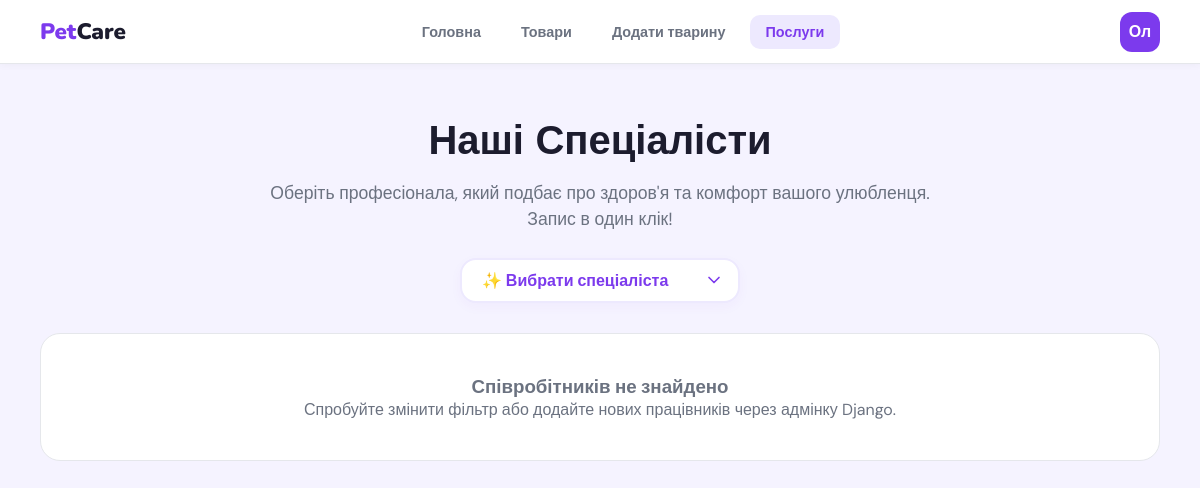
/servises/ (signed in), run on an earlier commit of the app's database.
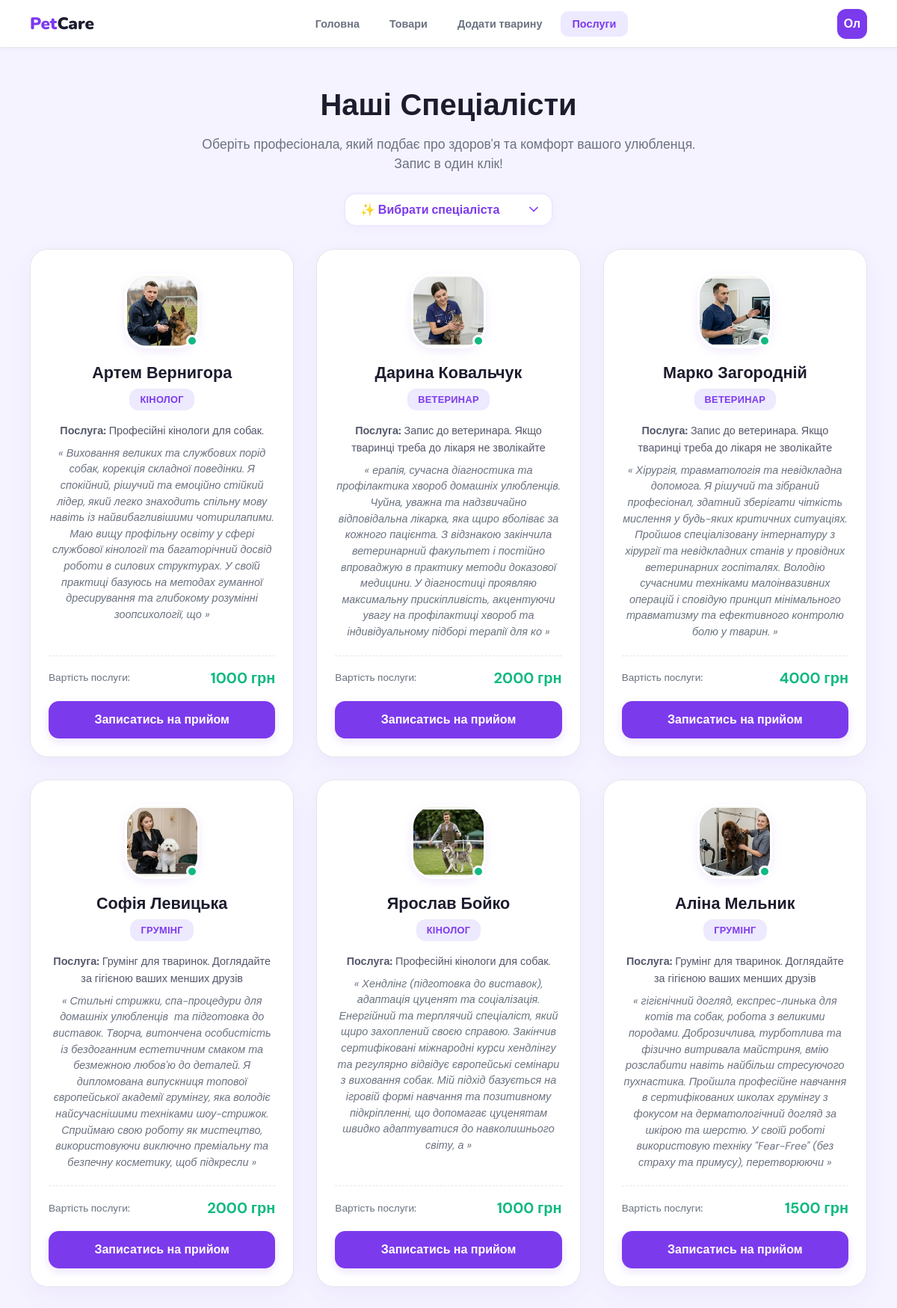
And on a later commit of the database.
### servises/models.py (models this page shows, shortened)
class Employee(models.Model):
    name = models.CharField(max_length=200)
    profession = models.ForeignKey(
        Servises,
        on_delete=models.CASCADE
    )
    descrp = models.CharField(max_length=400,verbose_name='ваш опис',default='я працівник')
    price = models.PositiveIntegerField(default=1000, verbose_name='ціна')
    img = models.ImageField(upload_to='servises/',null=True,blank=True,verbose_name='фото співробітника')

class Servises(models.Model):
    name = models.CharField(max_length=50)
    discrp = models.CharField(max_length=100)
    price = models.PositiveIntegerField(default=0)
    img = models.ImageField(upload_to='services/')

### servises/views.py (the view)
# urls.py: path('', views.servises_page, name='servises'),
@login_required(login_url='login')
def servises_page(request):
    items = Servises.objects.all()
    employees = Employee.objects.select_related('profession').all()
    chosen_service_id = request.GET.get('service_filter')
    if chosen_service_id:
        employees = employees.filter(profession_id=chosen_service_id)
    return render(request, 'servises/servises.html', {
        'items': items,
        'employees': employees,
        'chosen_service_id': chosen_service_id, # Передаємо назад, щоб зберегти вибір у селекті
    })

### servises/templates/servises/servises.html (shortened to what this page needs)
{% load static %}
<!DOCTYPE html>
<html lang="uk">
<head>
</head>
<body>
    <nav>
        <div class="nav-logo">Pet<span>Care</span></div>
        <ul class="nav-links">
            <li><a href="{% url 'home' %}">Головна</a></li>
            <li><a href="{% url 'shop_page' %}">Товари</a></li>
            <li><a href="{% url 'register_pets' %}">Додати тварину</a></li>
            <li><a href="{% url 'servises' %}" class="active">Послуги</a></li>
        </ul>
        <div class="nav-right">
            <div class="avatar">Ол</div>
        </div>
    </nav>
    <div class="page-header">
        <h1>Наші Спеціалісти</h1>
        <p>Оберіть професіонала, який подбає про здоров'я та комфорт вашого улюбленця. Запис в один клік!</p>
        <div class="filter-wrapper">
            <select id="sklad-select" class="custom-select" onchange="filterServices(this.value)">
                <option value="">✨ Вибрати спеціаліста</option>
            </select>
        </div>
    </div>
    <div class="team-grid">
        {% for employee in employees %}
        <div class="expert-card">
            <div class="expert-avatar-wrapper">
                <div class="expert-avatar">
                    {% if employee.img %}
                        <img src="{{ employee.img.url }}" alt="{{ employee.name }}">
                    {% else %}
                        <div class="default-avatar"></div>
                    {% endif %}
                </div>
                <div class="status-dot"></div>
            </div>
            <h3 class="expert-name">{{ employee.name }}</h3>
            <span class="spec-badge">{{ employee.profession.name }}</span>
            <p class="expert-bio">
                <strong>Послуга:</strong> {{ employee.profession.discrp }}
            </p>
            <p class="expert-personal-bio">
                « {{ employee.descrp }} »
            </p>
            <div class="price-zone">
                <span class="price-label">Вартість послуги:</span>
                <span class="price-value">{{ employee.price }} грн</span>
            </div>
            <a href="{% url 'order_service_with_employee' employee.profession.id employee.id %}" class="btn-book">
                Записатись на прийом
            </a>
        </div>
        {% empty %}
        <div class="empty-state">
            <h3>Співробітників не знайдено</h3>
            <p>Спробуйте змінити фільтр або додайте нових працівників через адмінку Django.</p>
        </div>
        {% endfor %}
    </div>
</body>
</html>

What changed in the data, as far as the page shows it:
added Employee: img (picture), name "Артем Вернигора", profession.name "КІНОЛОГ", profession.discrp "Професійні кінологи для собак.", descrp "Виховання великих та службових порід собак, корекція складної поведінки. Я спокійний, рішучий та емоційно стійкий лідер, який легко знаходить спільну мову навіть із найвибагливішими чотирилапими. Маю вищу профільну освіту у сфері службової кінології та багаторічний досвід роботи в силових структурах. У своїй практиці базуюсь на методах гуманної дресирування та глибокому розумінні зоопсихології, що", price "1000"
added Employee: img (picture), name "Дарина Ковальчук", profession.name "ВЕТЕРИНАР", profession.discrp "Запис до ветеринара. Якщо тваринці треба до лікаря не зволікайте", descrp "ерапія, сучасна діагностика та профілактика хвороб домашніх улюбленців. Чуйна, уважна та надзвичайно відповідальна лікарка, яка щиро вболіває за кожного пацієнта. З відзнакою закінчила ветеринарний факультет і постійно впроваджую в практику методи доказової медицини. У діагностиці проявляю максимальну прискіпливість, акцентуючи увагу на профілактиці хвороб та індивідуальному підборі терапії для ко", price "2000"
added Employee: img (picture), name "Марко Загородній", profession.name "ВЕТЕРИНАР", profession.discrp "Запис до ветеринара. Якщо тваринці треба до лікаря не зволікайте", descrp "Хірургія, травматологія та невідкладна допомога. Я рішучий та зібраний професіонал, здатний зберігати чіткість мислення у будь-яких критичних ситуаціях. Пройшов спеціалізовану інтернатуру з хірургії та невідкладних станів у провідних ветеринарних госпіталях. Володію сучасними техніками малоінвазивних операцій і сповідую принцип мінімального травматизму та ефективного контролю болю у тварин.", price "4000"
added Employee: img (picture), name "Софія Левицька", profession.name "ГРУМІНГ", profession.discrp "Грумінг для тваринок. Доглядайте за гігієною ваших менших друзів", descrp "Стильні стрижки, спа-процедури для домашніх улюбленців та підготовка до виставок. Творча, витончена особистість із бездоганним естетичним смаком та безмежною любов'ю до деталей. Я дипломована випускниця топової європейської академії грумінгу, яка володіє найсучаснішими техніками шоу-стрижок. Сприймаю свою роботу як мистецтво, використовуючи виключно преміальну та безпечну косметику, щоб підкресли", price "2000"
added Employee: img (picture), name "Ярослав Бойко", profession.name "КІНОЛОГ", profession.discrp "Професійні кінологи для собак.", descrp "Хендлінг (підготовка до виставок), адаптація цуценят та соціалізація. Енергійний та терплячий спеціаліст, який щиро захоплений своєю справою. Закінчив сертифіковані міжнародні курси хендлінгу та регулярно відвідує європейські семінари з виховання собак. Мій підхід базується на ігровій формі навчання та позитивному підкріпленні, що допомагає цуценятам швидко адаптуватися до навколишнього світу, а", price "1000"
added Employee: img (picture), name "Аліна Мельник", profession.name "ГРУМІНГ", profession.discrp "Грумінг для тваринок. Доглядайте за гігієною ваших менших друзів", descrp "гігієнічний догляд, експрес-линька для котів та собак, робота з великими породами. Доброзичлива, турботлива та фізично витривала майстриня, вмію розслабити навіть найбільш стресуючого пухнастика. Пройшла професійне навчання в сертифікованих школах грумінгу з фокусом на дерматологічний догляд за шкірою та шерстю. У своїй роботі використовую техніку \"Fear-Free\" (без страху та примусу), перетворюючи", price "1500"
Also different on the page:
text no longer shown: "Співробітників не знайдено Спробуйте змінити фільтр або додайте нових працівників через адмінку Django."
